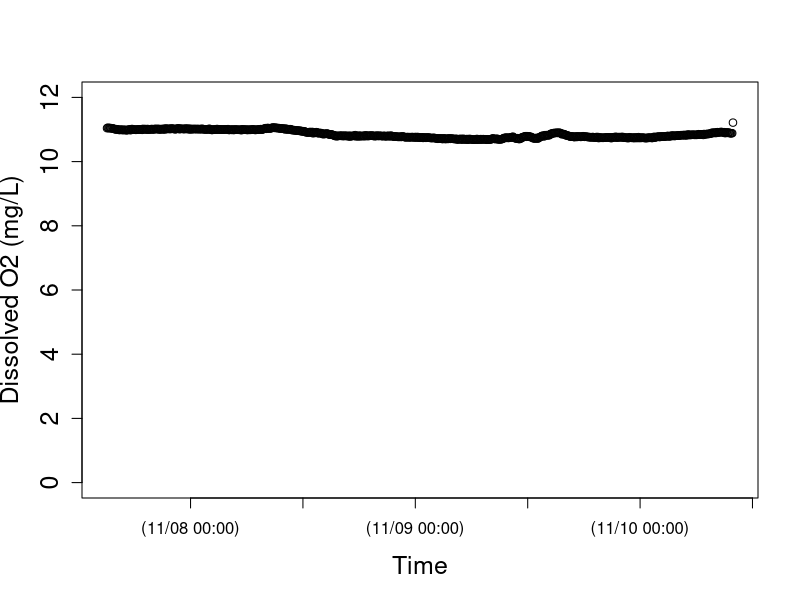
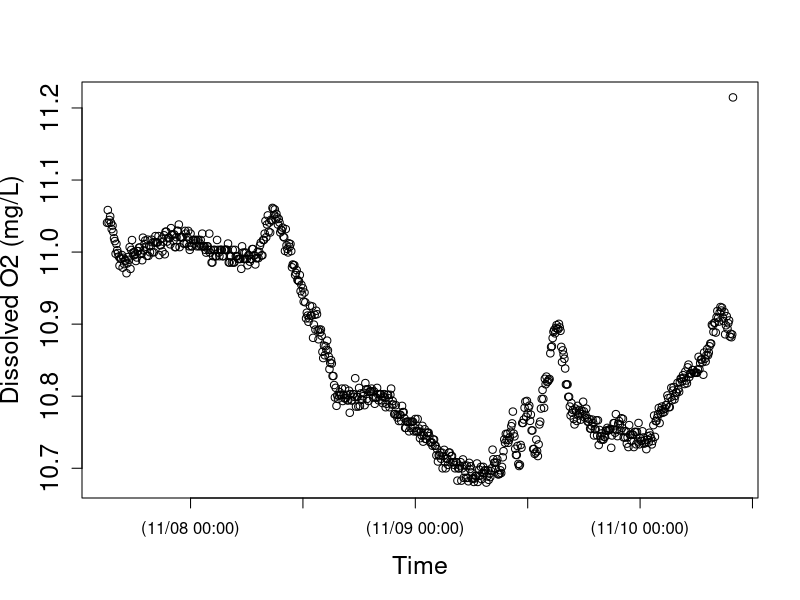
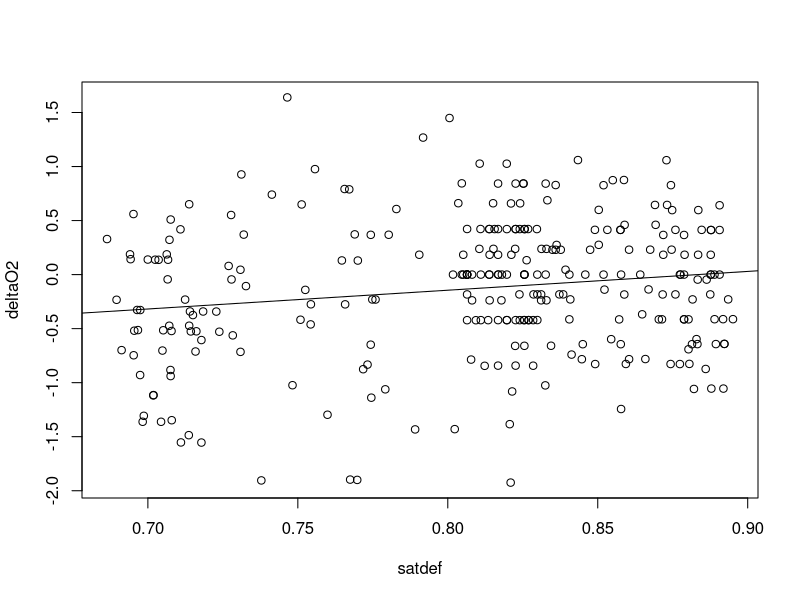
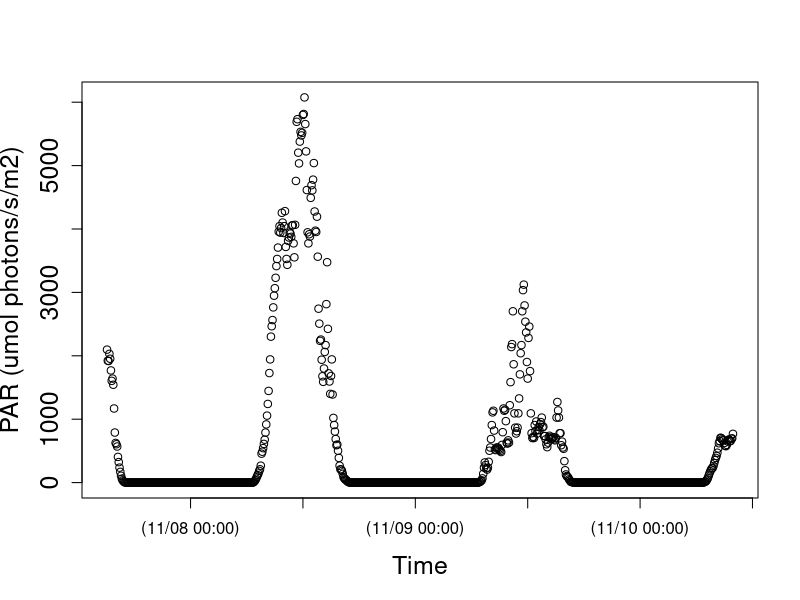
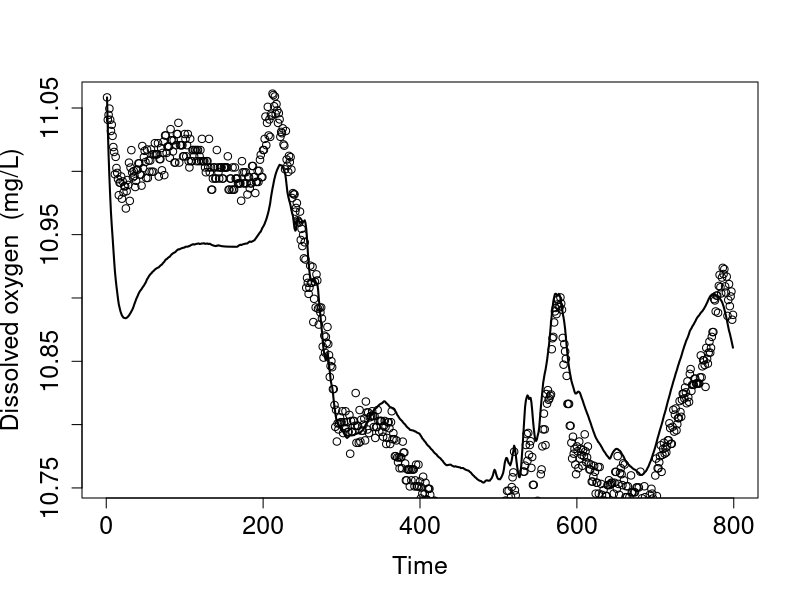
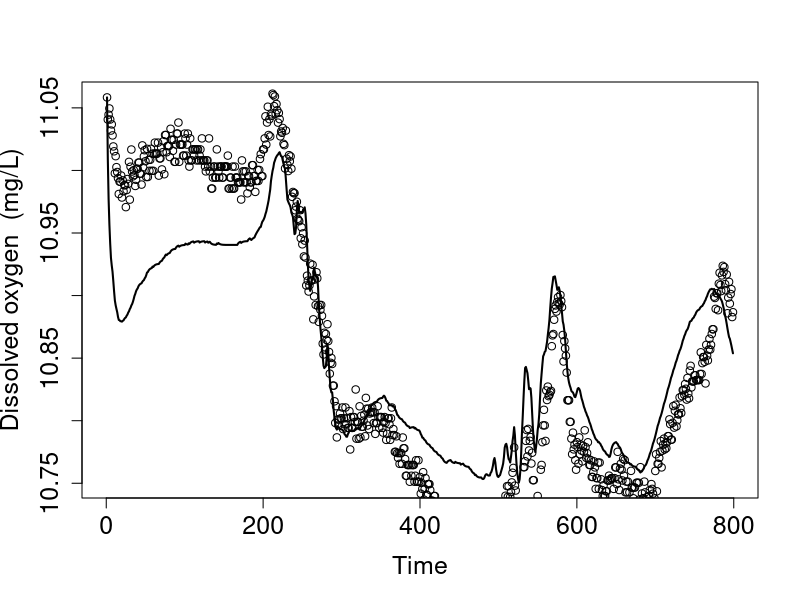
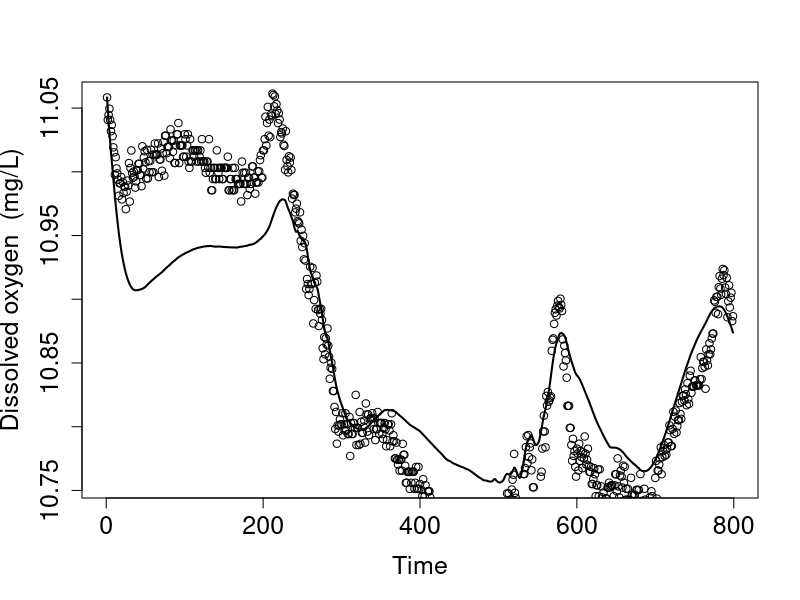
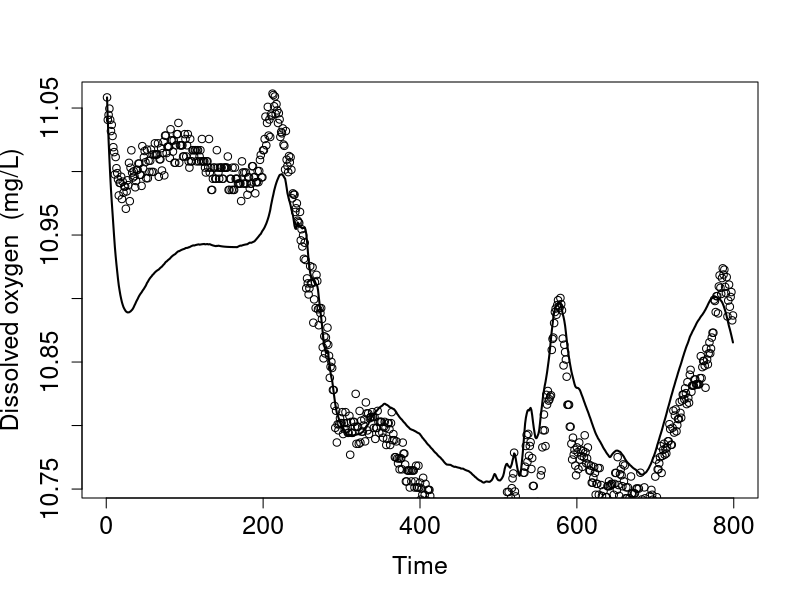

Generate these figures, in order, with R:
setwd("N:/Thesis.N/FreshStart_trans/TempLight_trans/TempLightFall17_trans/JA7nov17")
install.packages("chron")
library(chron)
StreamData=read.table("JA7nov17.csv",header=TRUE)  	##time is in seconds since 1970 and in UTC
StreamData$dtime<-chron(StreamData$time/86400)-(8/24)
## Check new chron object dtime and O2 data
## here is where you can target and remove outliers if you want to check before running models 
plot(StreamData$dtime, StreamData$oxy,cex.lab=1.5, cex.axis=1.5, lwd=1,ylim=c(0,12), xlab="Time",ylab="Dissolved O2 (mg/L)")
plot(StreamData$dtime, StreamData$oxy,cex.lab=1.5, cex.axis=1.5, lwd=1, xlab="Time",ylab="Dissolved O2 (mg/L)")

# END data important and management
# [2] LOAD O2 SATURATION FUNCTION

osat<- function(temp, bp) {
  
  tstd<-log((298.15-temp) / (273.15 + temp))
  
  a0<-2.00907
  a1<-3.22014
  a2<-4.0501
  a3<-4.94457
  a4<- -0.256847
  a5<- 3.88767
  
  u<-10^(8.10765-(1750.286/(235+temp)))
  
  sato<-(exp(a0 + a1*tstd + a2*tstd^2 + a3*tstd^3 + a4*tstd^4+a5*tstd^5))*((bp-u)/(760-u))*1.42905
  sato
}

#end of function
# END loading O2 SAT calc #
# [3] LOAD BAROMETRIC PRESSURE FUNCTION
## Function to correct barometric pressure for altitude. From Colt (2012).
## This function gives bp in mmHg for altitude given nearby measurement of standardized barometric pressure. 
## temp is degC 
## alt is m
## bpst is in inches of Hg and the sort of data you will find from U.S. weather stations.  Delete the *25.4 if you in the rest of the world where pressure is given in metric units
####function returns mm of Hg
bpcalc<- function(bpst, alt) {
  bpst*25.4*exp((-9.80665*0.0289644*alt)/(8.31447*(273.15+15)))
}
#end of function
# END loading BP calc function ####### 
# [4] LOAD GAS EXCHANGE (K) FUNCTIONS
# NOTE: The functions you use will depend on the methods used to estimate K (O2, propane, SF6). The temperature correction (Kcor) is embedded in the models below, but the Kcor function must be loaded into R before running the model.
# UNITS are day^(-1)
## This code does the opposite of Kcor below; it estimates K600 for KO2 at a given temperature. From Wanninkhof (1992).
K600fromO2<-function (temp, KO2) {
  ((600/(1800.6 - (120.1 * temp) + (3.7818 * temp^2) - (0.047608 * temp^3)))^-0.5) * KO2
}
#end of function
# This calculates K600 from K measured in a propane addition. From Raymond et al. (2012).
K600frompropane<-function (temp, Kpropane) {
  ((600/(2864 - (154.14 * temp) + (3.791 * temp^2) - (0.0379 * temp^3)))^-0.5) * Kpropane
}
#end of function
# This calculates K600 from K measured in a SF6 addition. From Raymond et al. (2012).
K600fromSF6<-function(temp, KSF6) {
  ((600/(3255.3-(217.13*temp)+(6.837*temp^2)-(0.08607*temp^3)))^-0.5)*KSF6
}
#end of function
# This function calculates KO2 at any given tempertaure from K600. via schmidt number scaling.  The scaling equation if From Jähne et al. (1987), Schmidt number conversions from Wanninkhof et al. 1992.
Kcor<-function (temp,K600){
  K600/(600/(1800.6-(temp*120.1)+(3.7818*temp^2)-(0.047608*temp^3)))^-0.5
}
#end of function
# END loading K functions
# [5] NIGHTTIME REGRESSION to estimate K -- OPTIONAL
### nighttime regression code to estimate K. Approach as in Hornberger and Kelly (1975).
## o2 file is your oxygen data (defined in subsetting)
## bp is barometric pressure in mm Hg for your site, 
## ts is the time step in MINUTES (not days as in metabolism code below)

nightreg<-function(o2file, bp, ts){
  
  temp<-o2file$temp
  oxy<-o2file$oxy
  
  # moving average on oxy data
  oxyf1<-filter(o2file$oxy,rep(1/3,3), sides=2)
  
  # trim the ends of the oxy data
  oxyf2<- oxyf1[c(-1,-length(oxyf1))]
  
  # calculate delO/delt; convert to units of days by ts in min-1*1440
  deltaO2<-((oxyf2[-1]-oxyf2[-length(oxyf2)])/ts)*1440
  
  # Trim the first two and last one from the temp data to match the filter oxy data
  temptrim<-temp[c(-2:-1,-length(temp))]
  
  # calc the dodef
  satdef<-osat(temptrim,bp)-oxyf2[-1]
  
  # fit linear model and plot using linear model fitting (lm) and abline functions in R stats package
  nreg<-lm(deltaO2~satdef)
  plot(satdef,deltaO2)
  abline(nreg)
  
  # use coef function in R stats package to get lm coefficients
  coeff<-coef(nreg)
  
  # output gives lm coeff and K600 (converted from nighttime regression estimate of KO2)
  out<-list(coeff, K600fromO2(mean(temp), coeff[2]))
  out
  
}
#end of function
# NOTE: this approach works better for some sites/dates than others; always check that your model fit is good and that your K600 estimate makes sense!
#Call as:  The first argument in the function defines when to pull data.  In this case on 10/27/204 (for spring creek) between 18:05 and 23:00

nightreg(StreamData[StreamData$dtime>=as.numeric(chron(dates="11/08/17", times="00:00:00")) & StreamData$dtime<=as.numeric(chron(dates="11/08/17", times="23:59:59")), ], bp=660, ts=10)
# END nighttime regression calculation of K #
# check that light makes sense
plot(StreamData$dtime, StreamData$light,cex.lab=1.5, cex.axis=1.5, lwd=1, xlab="Time",ylab="PAR (umol photons/s/m2)")
# END light
# [7] MODEL v1 - RIVERMETABK; solves for GPP, ER, AND K
##
# [7a] LOAD RIVERMETABK functions
###########################################

## VERSION 1 of possible metabolism model

##### now estimate metabolism

## parameter names (and units) for BOTH rivermetab functions (solving for or fixing K600):
## oxy.mod = modeled O2 (mg/L)
## oxy = O2 data (mg/L)
## MET[1] = GPP = estimated daily gross primary production (g O2 m-2 d-1); + flux of O2 production
## MET[2] = ER = estimated daily ecosystem respiration (g O2 m-2 d-1); - flux of O2 consumption 
## MET[3] = K = estimated K600 (d-1)
## z = estimated site depth (m)
## Kcor = KO2 corrected for temperature, calculated from K600 (d-1)
## bp = barometric pressure (mmHg)
## temp = water temperature (C)
## light = PAR data (or modlight from above light function)
## ts = time step of O2 data from logger (10 min intervals --> units are day, so 10/1440=0.06944)

# Model to calculate GPP, ER and K simultaneously
# This model is advantageous in the sense that one can estimate K from the data, but beware that it may be an overparameterized model.  
# Note that you have the opportunity below to use your light data or modeled light (here as data$light estimated for spring creek and french creek with the light model function above). You decide and modify the function and data names accordingly.

# rivermetabK is the master function that calls the MLE function (onestationmleK) and plotting function (onestationplot) below
rivermetabK<-function(o2file, z, bp, ts){
  
  ##pull data out of loaded o2file (subset in CALL function) and give it a name. 
  temp<-o2file$temp
  oxy<-o2file$oxy
  light<-o2file$light
  
  ##This calls onestationmleK (below) to calculate metabolism by non-linear minimization. We use nlm() function in R stats package; for more information see "help(nlm)"  The first argument is the function to be minimized, the second defines the starting values.  The function that is minimized (onestationmleK, see below) always has as its first argument, a vector of parameters (MET), and second argument a vector of starting values for those parameters, p=c(3,-5, 10).
  
  river.mle<-nlm(onestationmleK, p=c(3,-5, 10), oxy=oxy, z=z,temp=temp,light=light, bp=bp, ts=ts)
  
  ##plot modeled and measaured O2 given MLE estimates of GPP, ER, and K600.  It calls a function below onestationplot()
  
  onestationplot(GPP=river.mle$estimate[1], ER=river.mle$estimate[2],oxy=oxy,z=z,temp=temp,light=light, K=river.mle$estimate[3], bp=bp, ts=ts)
  
  ##return GPP, ER, K600, and MLE values
  b <- list(GPP=river.mle$estimate[1], ER=river.mle$estimate[2], K600=river.mle$estimate[3], neglogL=river.mle$minimum[1])
  b
}
# end of function
# This function returns the negative log likelihood value given O2 data and estimates of GPP, ER, and K (which is vector MET); is included in master rivermetabK function above
onestationmleK<-function(MET,temp, oxy, light, z, bp, ts) {
  
  # create new vector for modeled O2
  oxy.mod<-numeric(length(data))
  # give starting value from oxygen data; this is the only time O2 data is used to model GPP and ER
  oxy.mod[1]<-oxy[1]
  
  # this is the metabolism equation as in Van de Bogert et al 2007 L&OMethods
  for (i in 2:length(oxy)) {oxy.mod[i]<-oxy.mod[i-1]+((MET[1]/z)*(light[i]/sum(light)))+ MET[2]*ts/z+(Kcor(temp[i],MET[3]))*ts*(osat(temp[i],bp)-oxy.mod[i-1]) }
  
  ##below is MLE calculation; output is -log likelihood
  # diff in measured and modeled O2
  sqdiff<-(oxy-oxy.mod)^2 
  # likelihood function
  L <- length(oxy) * (log(((sum(sqdiff)/length(oxy))^0.5))+0.5*log(6.28)) + ((2*sum(sqdiff)/length(oxy))^-1) * sum(sqdiff)
  L
}
# end of function
# this function plots modeled O2 and O2 data from estimates of daily GPP, ER, and K; is included in master rivermetabK function above
# Calls same metabolism equation as in mle function, but plots modeled O2 as a function of GPP, ER, and K estimates from mle
# use this to visually assess your model estimates (should be good agreement between modeled and measured O2)
onestationplot<-function(GPP, ER, oxy, z, temp, K, light, bp, ts) {
  
  oxy.mod<-numeric(length(oxy))
  oxy.mod[1]<-oxy[1]
  
  # this is the metabolism equation as in Van de Bogert et al (2007) L&OMethods
  for (i in 2:length(oxy)) { oxy.mod[i]<-oxy.mod[i-1]+((GPP/z)*(light[i]/sum(light)))+ ER*ts/z+(Kcor(temp[i],K))*ts*(osat(temp[i],bp)-oxy.mod[i-1]) }
  
  plot(seq(1:length(oxy)),oxy.mod, type="l",xlab="Time", ylab="Dissolved oxygen  (mg/L)", cex.lab=1.5, cex.axis=1.5, lwd=2 )
  points(seq(1:length(oxy)),oxy)
}
# end of function

####### END LOADING rivermetabK function #
# [7b] CALL RIVERMETABK function
###########################################

## Call as:  z is depth in m, bp is im mmHg, ts is time steps in days.

# for spring creek data; 10/28/14
####### END LOADING rivermetabK function #
# [7b] CALL RIVERMETABK function
###########################################

## Call as:  z is depth in m, bp is im mmHg, ts is time steps in days.

# for spring creek data; 10/28/14
####### END LOADING rivermetabK function #
# [7b] CALL RIVERMETABK function
###########################################

## Call as:  z is depth in m, bp is im mmHg, ts is time steps in days.

# for spring creek data; 10/28/14
rivermetab<-function(o2file, z, bp, ts, K){
  
  ##pull data out of loaded o2file (subset in CALL function) and give it a name. 
  temp<-o2file$temp
  oxy<-o2file$oxy
  light<-o2file$light
  
  ##calculate metabolism by non linear minimization of MLE function (below)
  river.mle<-nlm(onestationmle, p=c(3,-5), oxy=oxy, z=z,temp=temp,light=light, bp=bp, ts=ts, K=K)
  
  ##plot data; uses same plot function as given for rivermetabK above (relisted below to keep each model as own unit)
  onestationplot(GPP=river.mle$estimate[1], ER=river.mle$estimate[2],oxy=oxy,z=z,temp=temp,light=light, K=K, bp=bp, ts=ts)
  
  ##return GPP, ER, and MLE value
  b<-list(GPP= river.mle$estimate[1], ER= river.mle$estimate[2],  neglogL= river.mle$minimum[1])
  b
}
# end of function

# function returns the likelihood value given O2 data and estimates of GPP, ER (which is vector MET); is included in master rivermetab function above; K600 is fixed
onestationmle<-function(MET,temp, oxy, light, z, bp, ts, K) {
  
  oxy.mod<-numeric(length(data))
  oxy.mod[1]<-oxy[1]
  
  # this is the metabolism equation as in Van de Bogert et al 2007 L&OMethods
  for (i in 2:length(oxy)) {oxy.mod[i]<-oxy.mod[i-1]+((MET[1]/z)*(light[i]/sum(light)))+ MET[2]*ts/z+(Kcor(temp[i],K))*ts*(osat(temp[i],bp)-oxy.mod[i-1]) }
  
  ## below is MLE calculation; output is likelihood
  # diff in measured and modeled O2
  sqdiff<-(oxy-oxy.mod)^2 
  # likelihood function
  L <- length(oxy)*(log(((sum(sqdiff)/length(oxy))^0.5)) +0.5*log(6.28)) + ((2*sum(sqdiff)/length(oxy))^-1)*sum(sqdiff)
  L
}
#end of function

# (As in rivermetabK)
# this function plots modeled O2 and O2 data from estimates of daily GPP and ER; is included in master rivermetab function above
# Calls same metabolism equation as in mle function, but plots modeled O2 as a function of GPP, ER estimates from mle
# use this to visually assess your model estimates (should be good agreement between modeled and measured O2)
onestationplot<-function(GPP, ER, oxy, z, temp, K, light, bp, ts) {
  
  oxy.mod<-numeric(length(oxy))
  oxy.mod[1]<-oxy[1]
  
  # this is the metabolism equation as in Van de Bogert et al (2007) L&OMethods
  for (i in 2:length(oxy)) { oxy.mod[i]<-oxy.mod[i-1]+((GPP/z)*(light[i]/sum(light)))+ ER*ts/z+(Kcor(temp[i],K))*ts*(osat(temp[i],bp)-oxy.mod[i-1]) }
  
  plot(seq(1:length(oxy)),oxy.mod, type="l",xlab="Time", ylab="Dissolved oxygen  (mg/L)", cex.lab=1.5, cex.axis=1.5, lwd=2 )
  points(seq(1:length(oxy)),oxy)
  
  print(summary(lm(oxy~oxy.mod)))
  
}
# end of function
####### END loading rivermetab function ####### 
## Call as:  z is depth in m, bp is im mmHg, ts is time steps in days.

# 5 MIN timestep!! literature k600 values based on slope
rivermetab(o2file=StreamData[StreamData$dtime>=as.numeric(chron(
  dates="11/07/17", times="15:10:00")) & StreamData $dtime<=as.numeric(chron(
    dates="11/10/17", times="09:40:00")), ], 
  z=0.110, 
  bp=719, 
  ts=0.0034722, 
  K=80.768051)
# 10 MIN timestep!! literature k600 values based on slope
rivermetab(o2file=StreamData[StreamData$dtime>=as.numeric(chron(
  dates="11/07/17", times="15:10:00")) & StreamData $dtime<=as.numeric(chron(
    dates="11/10/17", times="09:40:00")), ], 
  z=0.110, 
  bp=719, 
  ts=0.0069444, 
  K=80.768051)

# 5 MIN timestep!! my derived k600 values based on velocity
rivermetab(o2file=StreamData[StreamData$dtime>=as.numeric(chron(
  dates="11/07/17", times="15:10:00")) & StreamData $dtime<=as.numeric(chron(
  dates="11/10/17", times="09:40:00")), ], 
  z=0.110, 
  bp=719, 
  ts=0.0034722, 
  K=28.7341189)
# 10 MIN timestep!! my derived k600 values based on velocity
rivermetab(o2file=StreamData[StreamData$dtime>=as.numeric(chron(
  dates="11/07/17", times="15:10:00")) & StreamData $dtime<=as.numeric(chron(
    dates="11/10/17", times="09:40:00")), ], 
  z=0.110, 
  bp=719, 
  ts=0.0069444, 
  K=28.7341189)

# 5 MIN timestep!! full model as is 
rivermetabK(o2file=StreamData[ StreamData $dtime>=as.numeric(chron(
  dates="11/07/17", times="15:10:00")) & StreamData $dtime<=as.numeric(chron(
  dates="11/10/17", times="09:40:00")), ], 
  z=0.110, 
  bp=719, 
  ts=0.0034722)
